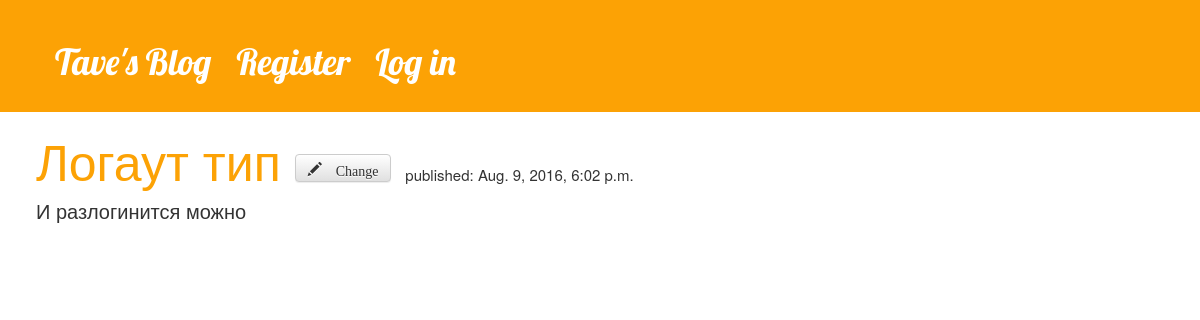
The app's page /blog/post/17/ with its own data.
### blog/models.py (models this page shows, shortened)
class Post(models.Model):
    author = models.ForeignKey('auth.User')
    title = models.CharField(max_length=200)
    text = models.TextField()
    created_date = models.DateTimeField(default=timezone.now)
    published_date = models.DateTimeField(blank=True, null=True)

### blog/views.py (the view)
# urls.py: url(r'^post/(?P<pk>[0-9]+)/$', views.post_detail, name='post_detail'),
def post_detail(request, pk):
    post = [get_object_or_404(Post, pk=pk)]
    return render(request, "blog/blog_page.html", {"posts": post})

### blog/templates/blog/blog_page.html
{% extends 'blog/base.html' %}
{% block content %}
    {% for post in posts %}
        <h1 class="post_title">
            <a href="{% url 'post_detail' pk=post.pk %}">{{ post.title }}</a>
            <a class="btn btn-default" href="{% url 'post_edit' pk=post.pk %}">
                <span class="glyphicon glyphicon-pencil">
                    Change
                </span>
            </a>
            <span class="published">published: {{ post.published_date }}</span>
        </h1>
        <p class="text">{{ post.text }} </p>
        <br>
    {% endfor %}
{% endblock content %}

### blog/static/css/blog.css (style rules this page uses)
h1 a { color: #FCA205; }
.text { font-size: 20; }
.post_title { font-size: 50; }
.published { font-size: 15; }

### records on screen
Post: title "Логаут тип", published_date "Aug. 9, 2016, 6:02 p.m.", text "И разлогинится можно"
